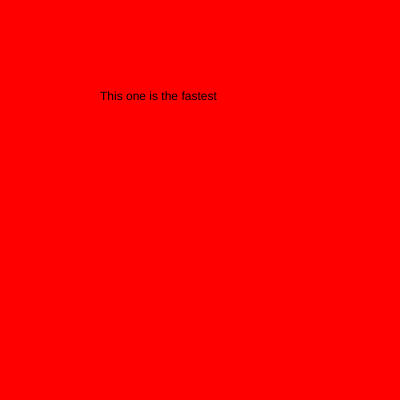
Frame 1 (no input)
Frame 60 (no input): identical to frame 1, image omitted
Frame 120 (the mouse pressed at the canvas centre since frame 60): identical to frame 1, image omitted

The p5.js sketch that drew this single still picture (run headless with seeded random() and noise() and a simulated clock; from frame 60 on, the mouse is pressed at the canvas centre):

// p5.js sketch
// ── sketch.js
let state = 0;
let timer = 0;

function setup() {
  createCanvas(400, 400);
}

function draw() {

  background(100);

  switch (state) {

    case 0:
    background('red');
      text("This one is the fastest", 100, 100);
      timer++;
      if (timer > 2 * 60) {
        timer = 0;
        state = 1;
      }

      break;

    case 1:
    background('blue');
    fill('white');
      text("This one is the slowest", 100, 100);
      timer++;
      if (timer > 6 * 60) {
        timer = 0;
        state = 2;
      }
      break;

    case 2:
    background('green');
    fill('black');
      text("This one alright I guess.\n Hey look a circle.", 100, 100);
      ellipse(300, 300, 50, 50);
      timer++;
      if (timer > 3 * 60) {
        timer = 0;
        state = 0;
      }
      break;

  }
}

function mouseReleased() {
  state++;
  if (state > 2) state = 0;

}
